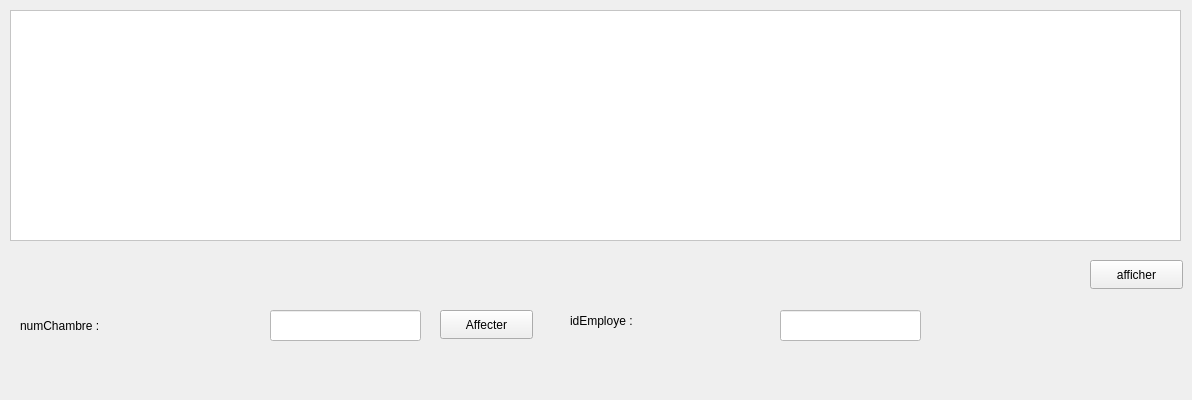
     <widget class="QWidget" name="Affecter_2">
      <attribute name="title">
       <string>Tab 2</string>
      </attribute>
      <widget class="QLabel" name="label_13">
       <property name="geometry">
        <rect>
         <x>100</x>
         <y>360</y>
         <width>141</width>
         <height>31</height>
        </rect>
       </property>
       <property name="text">
        <string/>
       </property>
      </widget>
      <widget class="QLineEdit" name="lineEdit_numChambre">
       <property name="geometry">
        <rect>
         <x>270</x>
         <y>310</y>
         <width>151</width>
         <height>31</height>
        </rect>
       </property>
       <property name="styleSheet">
        <string notr="true">background-color: rgb(255, 255, 255);
color: rgb(0, 0, 0);</string>
       </property>
       <property name="text">
        <string/>
       </property>
      </widget>
      <widget class="QTableView" name="tableView_3">
       <property name="geometry">
        <rect>
         <x>10</x>
         <y>10</y>
         <width>1171</width>
         <height>231</height>
        </rect>
       </property>
       <property name="styleSheet">
        <string notr="true">background-color: rgb(255, 255, 255);
color: rgb(0, 0, 0);</string>
       </property>
      </widget>
      <widget class="QPushButton" name="Affecter">
       <property name="geometry">
        <rect>
         <x>440</x>
         <y>310</y>
         <width>93</width>
         <height>29</height>
        </rect>
       </property>
       <property name="text">
        <string>Affecter</string>
       </property>
      </widget>
      <widget class="QLineEdit" name="lineEdit_idEmploye">
       <property name="geometry">
        <rect>
         <x>780</x>
         <y>310</y>
         <width>141</width>
         <height>31</height>
        </rect>
       </property>
       <property name="styleSheet">
        <string notr="true">background-color: rgb(255, 255, 255);
color: rgb(0, 0, 0);</string>
       </property>
       <property name="text">
        <string/>
       </property>
      </widget>
      <widget class="QPushButton" name="afficher2">
       <property name="geometry">
        <rect>
         <x>1090</x>
         <y>260</y>
         <width>93</width>
         <height>29</height>
        </rect>
       </property>
       <property name="text">
        <string>afficher</string>
       </property>
      </widget>
      <widget class="QLabel" name="label_14">
       <property name="geometry">
        <rect>
         <x>20</x>
         <y>310</y>
         <width>231</width>
         <height>31</height>
        </rect>
       </property>
       <property name="styleSheet">
        <string notr="true">font: 700 italic 20pt &quot;Segoe UI&quot;;</string>
       </property>
       <property name="text">
        <string>numChambre :</string>
       </property>
      </widget>
      <widget class="QLabel" name="label_15">
       <property name="geometry">
        <rect>
         <x>570</x>
         <y>290</y>
         <width>211</width>
         <height>61</height>
        </rect>
       </property>
       <property name="styleSheet">
        <string notr="true">font: 700 italic 20pt &quot;Segoe UI&quot;;</string>
       </property>
       <property name="text">
        <string>idEmploye :</string>
       </property>
      </widget>
     </widget>
